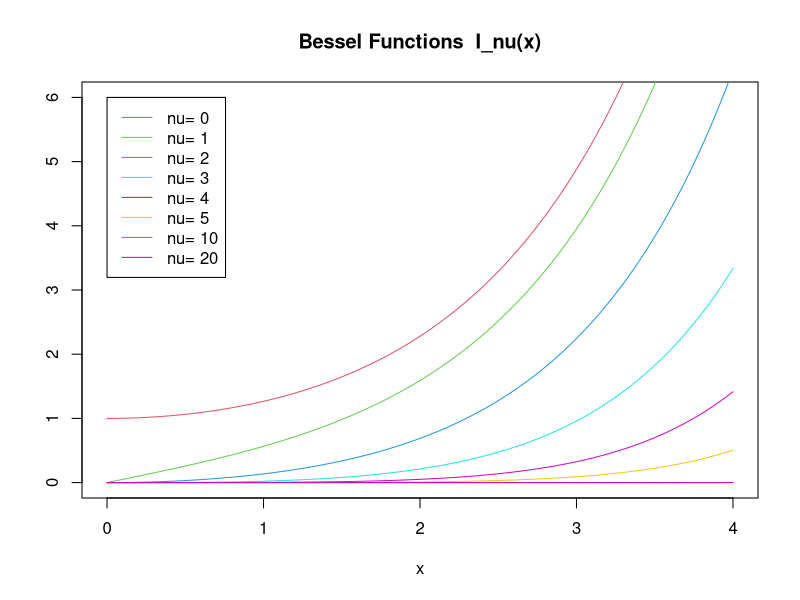

The R script that drew this image:
## ---- chunk 1
library(Matrix)
## ---- chunk 2
A <- matrix(c(1, 2, 2, 3), nrow = 2)
A
## ---- chunk 3
A %*% A
## ---- chunk 4
A^2
## ---- chunk 5
crossprod(A, A)  #  t(x) %*% y
tcrossprod(A, A) #  x %*% t(y)
## ---- chunk 6
A %o% A
outer(A, A, FUN = "*")
## ---- chunk 7
A %x% A
kronecker(A, A, FUN = "*")
## ---- chunk 8
eigen(A)

eigen(A)$vectors %*% diag(eigen(A)$values) %*% solve(eigen(A)$vectors)
eigen(A)$vectors %*% diag(eigen(A)$values)^3 %*% solve(eigen(A)$vectors)
A %*% A %*% A
## ---- chunk 9
2^A
exp(A)
## ---- chunk 10
det(A)
## ---- chunk 11
solve(A)
## ---- chunk 12
B <- Hilbert(6)
b <- rowSums(B)
# not inv
solve(B,b) 

# inv
solve(B) %*% b
## ---- chunk 13
library(MASS)
ginv(A)
A %*% ginv(A) %*% A
ginv(A) %*% A %*% ginv(A)
t(A %*% ginv(A))
A %*% ginv(A)
t(ginv(A) %*% A)
ginv(A) %*% A
## ---- chunk 14
det(A)*solve(A)
## ---- chunk 15
diag(rep(3))
## ---- chunk 16
rep(1,3) %o% rep(1,3) 
## ---- chunk 17
diag(A)       # diagonal of a matrix
diag(diag(A)) # construct a diagonal matrix
## ---- chunk 18
base::rcond(A)
kappa(A)
Matrix::rcond(Hilbert(6))
Matrix::rcond(A)
## ---- chunk 19
norm(A)
## ---- chunk 20
qr(A)$rank # or qr.default(A)$rank
## ---- chunk 21
dn <- list(LETTERS[1:3], letters[1:5])
## pointer vectors can be used, and the (i,x) slots are sorted if necessary:
## 使用指针构造
m <- sparseMatrix(i = c(3,1, 3:2, 2:1), p= c(0:2, 4,4,6), x = 1:6, dimnames = dn)
m
## 典型构造方式
i <- c(1,3:8); j <- c(2,9,6:10); x <- 7 * (1:7)
(AA <- sparseMatrix(i, j, x = x))                    ##  8 x 10 "dgCMatrix"
## ---- chunk 22
# Compute the Choleski factorization of a real symmetric positive-definite square matrix.
chol(A + diag(rep(1,2)))
# Inverse from Choleski (or QR) Decomposition
Matrix::chol2inv(A + diag(rep(1,2)))
## ---- chunk 23
svd(A)
svd(A)$d
## ---- chunk 24
qr.default(A)
qr.X(qr.default(A))
qr.Q(qr.default(A))
qr.R(qr.default(A))
qr.Q(qr.default(A)) %*% qr.R(qr.default(A))
## ---- chunk 25
row(A)
col(A)
A[row(A)]
## ---- chunk 26
lower.tri(A)
upper.tri(A) # 矩阵上三角
A[lower.tri(A)]
A[lower.tri(A)] <- 0 # 获得上三角矩阵
A
A[row(A) < col(A)] <- 0
A
## ---- chunk 27
factorial(5) # 阶乘
seq(from = 1, to = 5, length.out = 3)
prod(seq(from = 1, to = 5, length.out = 3)) # 连乘 双阶乘

seq(5)
cumprod(seq(5)) # 累积
cumsum(seq(5)) # 累和
## ---- chunk 28
choose(5,3)
## ---- chunk 29
gamma(2)
gamma(10)
gamma2 <- function(t,x){
  t^(x-1)*exp(-t)
}
integrate(gamma2, lower = 0, upper = + Inf, x = 10)
## ---- chunk 30
# 例1
x <- 2
eval(deriv(~ gamma(x), "x"))/gamma(x)
# 与此等价
psigamma(2, 0)

digamma(x) # psi(x) 的一阶导数
trigamma(x) # psi(x) 的二阶导数

# 例2
eval(deriv(~ psigamma(x, 1), "x"))
# 与此等价
psigamma(2, 2)

# 注意与下面这个例子比较
dx2x <- deriv(~ x^3, "x")
eval(dx2x)
## ---- chunk 31
beta(1, 1)
beta(2, 3)
beta2 <- function(t, a, b) {
  t^(a - 1) * (1 - t)^(b - 1)
}
integrate(beta2, lower = 0, upper = 1, a = 2, b = 3)
## ---- chunk 32
nus <- c(0:5, 10, 20)
x <- seq(0, 4, length.out = 501)
plot(x, x, ylim = c(0, 6), ylab = "", type = "n",
     main = "Bessel Functions  I_nu(x)")
for(nu in nus) lines(x, besselI(x, nu = nu), col = nu + 2)
legend(0, 6, legend = paste("nu=", nus), col = nus + 2, lwd = 1)
